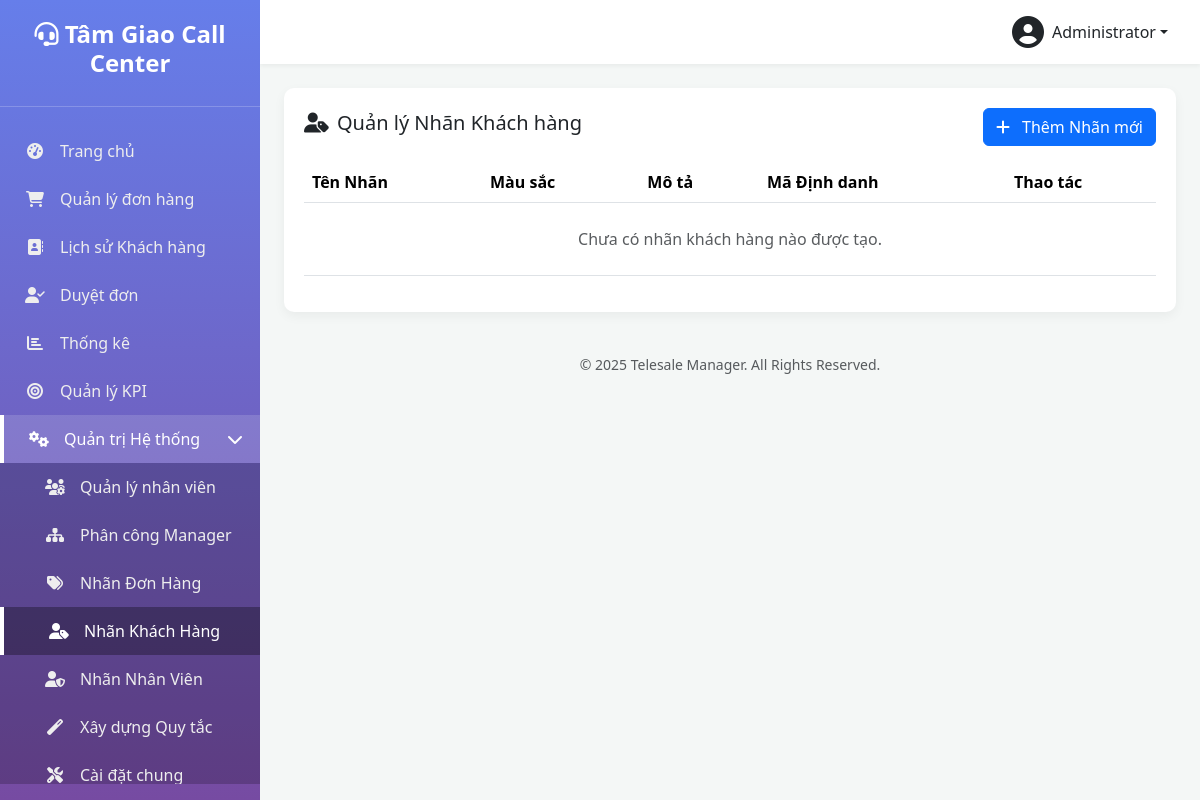
The app's page /manage-customer-labels.php (signed in), older data.
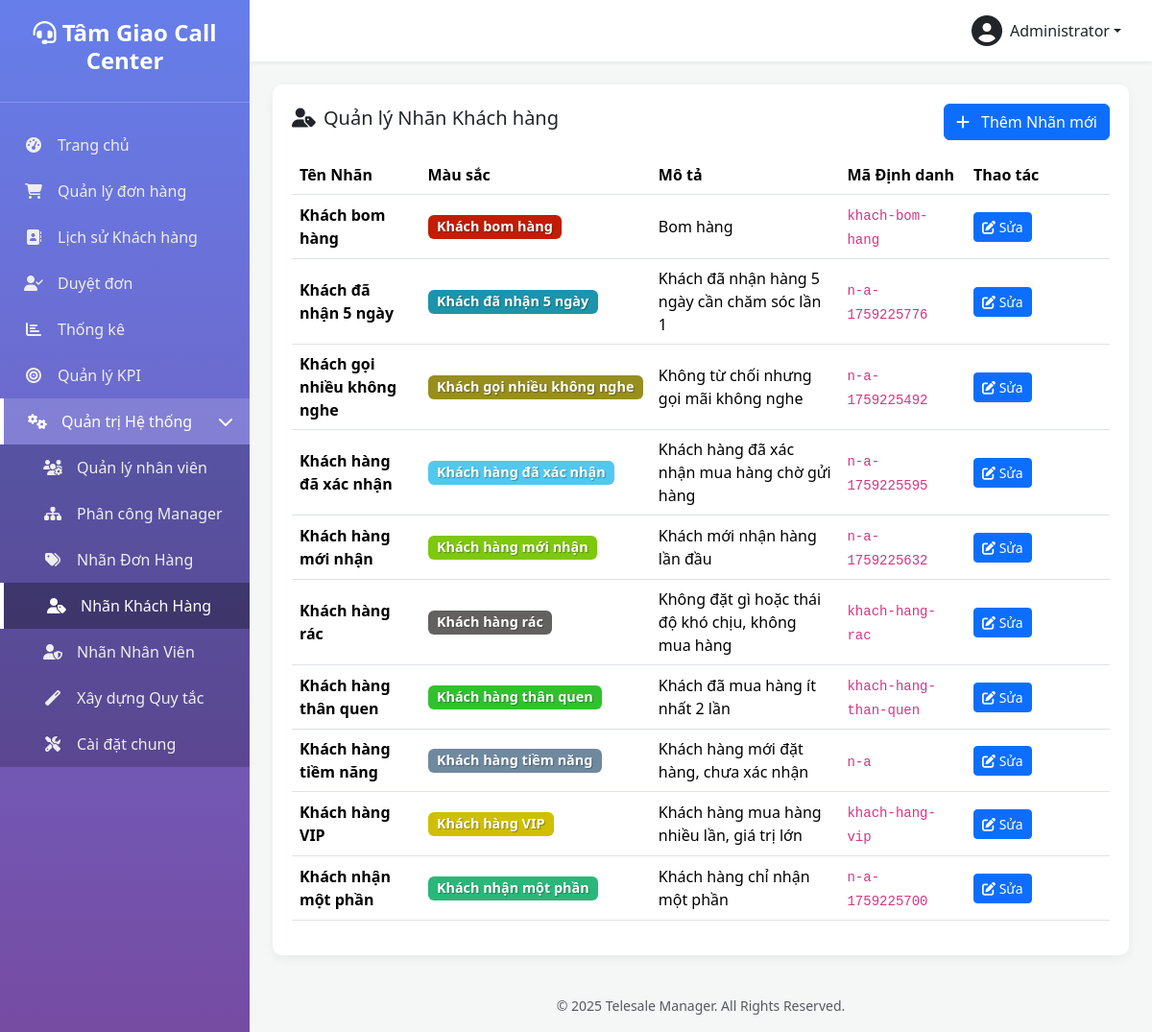
The same page, newer data.
### tables this page shows
CREATE TABLE `settings` (
  `setting_key` varchar(100) NOT NULL,
  `setting_value` text DEFAULT NULL
);

CREATE TABLE `users` (
  `id` int(10) UNSIGNED NOT NULL,
  `username` varchar(50) NOT NULL COMMENT 'Tên đăng nhập',
  `password` varchar(255) NOT NULL,
  `full_name` varchar(100) NOT NULL COMMENT 'Họ và tên',
  `email` varchar(100) DEFAULT NULL COMMENT 'Email',
  `phone` varchar(20) DEFAULT NULL COMMENT 'Số điện thoại',
  `role` enum('admin','manager','telesale') NOT NULL DEFAULT 'telesale' COMMENT 'Vai trò: admin, manager, telesale',
  `status` enum('active','inactive','suspended') NOT NULL DEFAULT 'active' COMMENT 'Trạng thái: active, inactive, suspended (bị treo)',
  `avatar` varchar(255) DEFAULT NULL COMMENT 'Đường dẫn ảnh đại diện',
  `last_login_at` datetime DEFAULT NULL COMMENT 'Lần đăng nhập cuối',
  `last_login_ip` varchar(45) DEFAULT NULL COMMENT 'IP đăng nhập cuối',
  `created_at` datetime DEFAULT current_timestamp(),
  `updated_at` datetime DEFAULT current_timestamp() ON UPDATE current_timestamp()
);

CREATE TABLE `customer_labels` (
  `label_key` varchar(50) NOT NULL,
  `label_name` varchar(100) NOT NULL,
  `color` varchar(20) NOT NULL DEFAULT '#cccccc',
  `description` text DEFAULT NULL
);

### functions.php (called while the page is built, shortened)
<?php
function get_db_connection() {
    static $pdo = null;
    if ($pdo === null) {
        try {
            $dsn = "mysql:host=" . DB_HOST . ";dbname=" . DB_NAME . ";charset=" . DB_CHARSET;
            $options = [
                PDO::ATTR_ERRMODE => PDO::ERRMODE_EXCEPTION,
                PDO::ATTR_DEFAULT_FETCH_MODE => PDO::FETCH_ASSOC,
                PDO::ATTR_EMULATE_PREPARES => false,
            ];
            $pdo = new PDO($dsn, DB_USER, DB_PASS, $options);
        } catch (PDOException $e) {
            die('Database connection failed: ' . $e->getMessage());
        }
    }
    return $pdo;
}
function db_query($sql, $params = []) {
    $pdo = get_db_connection();
    $stmt = $pdo->prepare($sql);
    $stmt->execute($params);
    return $stmt;
}
function db_get_row($sql, $params = []) {
    $stmt = db_query($sql, $params);
    return $stmt->fetch(PDO::FETCH_ASSOC);
}
function db_get_results($sql, $params = []) {
    $stmt = db_query($sql, $params);
    return $stmt->fetchAll(PDO::FETCH_ASSOC);
}
function db_get_var($sql, $params = []) {
    $stmt = db_query($sql, $params);
    return $stmt->fetchColumn();
}
function is_logged_in() {
    return isset($_SESSION['user_id']) && !empty($_SESSION['user_id']);
}
function get_logged_user() {
    static $cached_user = null;
    if ($cached_user === null) {
        $cached_user = db_get_row(
            "SELECT * FROM users WHERE id = ? AND status = 'active'",
            [$_SESSION['user_id']]
        );
    }
    return $cached_user;
}
function is_admin() {
    $user = get_logged_user();
    return $user && is_array($user) && isset($user['role']) && $user['role'] === 'admin';
}
function require_admin() {
    if (!is_admin()) {
        redirect('dashboard.php?error=access_denied');
        exit;
    }
}
function get_setting($key, $default = null) {
    $value = db_get_var("SELECT setting_value FROM settings WHERE setting_key = ?", [$key]);
    return $value !== false && $value !== null ? $value : $default;
}

### manage-customer-labels.php (the view, shortened to what this page needs)
<?php
require_once 'functions.php';
require_admin();
$labels = db_get_results("SELECT * FROM customer_labels ORDER BY label_name ASC");
include 'includes/header.php';
?>
<div class="table-card">
    <div class="d-flex justify-content-between align-items-center mb-3">
        <h5><i class="fas fa-user-tag me-2"></i>Quản lý Nhãn Khách hàng</h5>
        <button class="btn btn-primary" onclick="prepareAddModal()">
            <i class="fas fa-plus me-2"></i> Thêm Nhãn mới
        </button>
    </div>
    <table class="table table-hover align-middle">
        <thead>
            <tr>
                <th>Tên Nhãn</th>
                <th>Màu sắc</th>
                <th>Mô tả</th>
                <th>Mã Định danh</th>
                <th style="width: 150px;">Thao tác</th>
            </tr>
        </thead>
        <tbody>
            <?php if (empty($labels)): ?>
                <tr><td colspan="5" class="text-center text-muted py-4">Chưa có nhãn khách hàng nào được tạo.</td></tr>
            <?php else: ?>
                <?php foreach ($labels as $label): ?>
                <tr>
                    <td><strong><?php echo htmlspecialchars($label['label_name']); ?></strong></td>
                    <td>
                        <span class="badge" style="background-color: <?php echo htmlspecialchars($label['color']); ?>; color: #fff; text-shadow: 1px 1px 1px rgba(0,0,0,0.3); font-size: 0.9em;">
                            <?php echo htmlspecialchars($label['label_name']); ?>
                        </span>
                    </td>
                    <td><?php echo htmlspecialchars($label['description']); ?></td>
                    <td><code><?php echo htmlspecialchars($label['label_key']); ?></code></td>
                    <td>
                        <button class="btn btn-sm btn-primary"
                                onclick="prepareEditModal(
                                    '<?php echo htmlspecialchars($label['label_key'], ENT_QUOTES); ?>',
                                    '<?php echo htmlspecialchars($label['label_name'], ENT_QUOTES); ?>',
                                    '<?php echo htmlspecialchars($label['color'], ENT_QUOTES); ?>',
                                    '<?php echo htmlspecialchars($label['description'], ENT_QUOTES); ?>'
                                )">
                            <i class="fas fa-edit"></i> Sửa
                        </button>
                        </td>
                </tr>
                <?php endforeach; ?>
            <?php endif; ?>
        </tbody>
    </table>
</div>
<?php include 'includes/footer.php'; ?>

### includes/header.php (shortened to what this page needs)
<?php
$current_user = get_logged_user();
$current_page = basename($_SERVER['PHP_SELF']);
$system_pages = [
    'users.php',
    'manager-assignments.php',
    'manage-order-statuses.php',
    'manage-customer-labels.php',
    'manage-user-labels.php',
    'manage-rules.php',
    'edit-rule.php',
    'settings.php',
];
$is_system_page_active = in_array($current_page, $system_pages);
?>
<!DOCTYPE html>
<html lang="vi">
<head>
    <link href="https://cdn.jsdelivr.net/npm/bootstrap@5.3.2/dist/css/bootstrap.min.css" rel="stylesheet">
    <link rel="stylesheet" href="https://cdnjs.cloudflare.com/ajax/libs/font-awesome/6.4.2/css/all.min.css">
</head>
<body>
    <div class="wrapper">
        <nav class="sidebar">
            <div class="sidebar-header">
                <h3><i class="fas fa-headset"></i> <?php echo get_setting('site_name', SITE_NAME); ?></h3>
            </div>
            <ul class="sidebar-nav">
                <li class="<?php echo ($current_page == 'dashboard.php') ? 'active' : ''; ?>">
                    <a href="dashboard.php"><i class="fas fa-tachometer-alt nav-icon"></i> Trang chủ</a>
                </li>
                <li class="<?php echo ($current_page == 'orders.php' || $current_page == 'order-detail.php') ? 'active' : ''; ?>">
                    <a href="orders.php"><i class="fas fa-shopping-cart nav-icon"></i> Quản lý đơn hàng</a>
                </li>
                <?php if (is_admin() || is_manager()): ?>
                <li class="<?php echo ($current_page == 'customer-history.php') ? 'active' : ''; ?>">
                    <a href="customer-history.php"><i class="fas fa-address-book nav-icon"></i> Lịch sử Khách hàng</a>
                </li>
                <li class="<?php echo ($current_page == 'pending-orders.php') ? 'active' : ''; ?>">
                    <a href="pending-orders.php">
                        <i class="fas fa-user-check nav-icon"></i> Duyệt đơn
                    </a>
                </li>
                <li class="<?php echo ($current_page == 'statistics.php') ? 'active' : ''; ?>">
                    <a href="statistics.php"><i class="fas fa-chart-bar nav-icon"></i> Thống kê</a>
                </li>
                <?php endif; ?>
                <?php if (is_admin() || is_manager()): ?>
                    <li class="<?php echo ($current_page == 'kpi.php') ? 'active' : ''; ?>">
                        <a href="kpi.php">
                            <i class="fas fa-bullseye nav-icon"></i>
                            <?php echo is_admin() ? 'Quản lý KPI' : 'Xem KPI'; ?>
                        </a>
                    </li>
                <?php endif; ?>
                <?php if (is_admin() || is_manager()): ?>
                <li class="<?php echo $is_system_page_active ? 'active' : ''; ?>">
                    <a href="#systemSettings" data-bs-toggle="collapse" aria-expanded="<?php echo $is_system_page_active ? 'true' : 'false'; ?>">
                        <i class="fas fa-cogs nav-icon"></i>
                        Quản trị Hệ thống
                        <i class="fas fa-chevron-right arrow"></i>
                    </a>
                    <ul class="collapse submenu <?php echo $is_system_page_active ? 'show' : ''; ?>" id="systemSettings">
                        <li class="<?php echo ($current_page == 'users.php') ? 'active' : ''; ?>">
                            <a href="users.php">
                                <i class="fas fa-users-cog nav-icon"></i>
                                <?php echo is_admin() ? 'Quản lý nhân viên' : 'Xem nhân viên'; ?>
                            </a>
                        </li>
                        <?php if (is_admin()):  ?>
                        <li class="<?php echo ($current_page == 'manager-assignments.php') ? 'active' : ''; ?>">
                            <a href="manager-assignments.php"><i class="fas fa-sitemap nav-icon"></i> Phân công Manager</a>
                        </li>
                        <li class="<?php echo ($current_page == 'manage-order-statuses.php') ? 'active' : ''; ?>">
							<a href="manage-order-statuses.php"><i class="fas fa-tags nav-icon"></i> Nhãn Đơn Hàng</a>
						</li>
						<li class="<?php echo ($current_page == 'manage-customer-labels.php') ? 'active' : ''; ?>">
							<a href="manage-customer-labels.php"><i class="fas fa-user-tag nav-icon"></i> Nhãn Khách Hàng</a>
						</li>
						<li class="<?php echo ($current_page == 'manage-user-labels.php') ? 'active' : ''; ?>">
							<a href="manage-user-labels.php"><i class="fas fa-user-shield nav-icon"></i> Nhãn Nhân Viên</a>
						</li>
						<li class="<?php echo ($current_page == 'manage-rules.php' || $current_page == 'edit-rule.php') ? 'active' : ''; ?>">
							<a href="manage-rules.php"><i class="fas fa-magic nav-icon"></i> Xây dựng Quy tắc</a>
						</li>
                         <li class="<?php echo ($current_page == 'settings.php') ? 'active' : ''; ?>">
                            <a href="settings.php"><i class="fas fa-tools nav-icon"></i> Cài đặt chung</a>
                        </li>
                        <?php endif; ?>
                    </ul>
                </li>
                <?php endif; ?>
            </ul>
        </nav>
        <div class="main-content">
            <header class="top-navbar d-flex justify-content-end align-items-center">
                <div class="dropdown">
                    <a href="#" class="d-flex align-items-center text-dark text-decoration-none dropdown-toggle" id="dropdownUser" data-bs-toggle="dropdown" aria-expanded="false">
                        <i class="fas fa-user-circle fa-2x me-2"></i>
                        <span><?php echo htmlspecialchars($current_user['full_name']); ?></span>
                    </a>
                </div>
            </header>
            <main class="p-4">

### includes/footer.php (shortened to what this page needs)
</main> <footer class="text-center p-3 text-muted">
                <small>&copy; <?php echo date('Y'); ?> <?php echo SITE_NAME; ?>. All Rights Reserved.</small>
            </footer>
        </div> </div> <div class="position-fixed bottom-0 end-0 p-3" style="z-index: 1100">
    </div>
</body>
</html>

### includes/header.php (style rules this page uses)
:root { --sidebar-width: 260px; --primary-color: #667eea; --secondary-color: #764ba2; }
body { background-color: #f4f7f6; }
.wrapper { display: flex; min-height: 100vh; }
.sidebar { width: var(--sidebar-width); background: linear-gradient(180deg, var(--primary-color) 0%, var(--secondary-color) 100%); color: #fff; position: fixed; height: 100%; display: flex; flex-direction: column; }
.sidebar-header { padding: 20px; text-align: center; border-bottom: 1px solid rgba(255,255,255,0.2); flex-shrink: 0; }
.sidebar-header h3 { font-size: 1.5rem; font-weight: 700; }
.sidebar-nav { list-style: none; padding: 20px 0; flex-grow: 1; overflow-y: auto; }
.sidebar-nav a { display: flex; align-items: center; padding: 12px 20px; color: #eee; text-decoration: none; transition: all 0.2s; }
.sidebar-nav a:hover, .sidebar-nav li.active > a { background-color: rgba(255,255,255,0.15); color: #fff; }
.sidebar-nav li.active > a { border-left: 4px solid #fff; }
.sidebar-nav a i.nav-icon { width: 30px; text-align: center; margin-right: 10px; }
.sidebar-nav .submenu { list-style: none; padding-left: 0; background-color: rgba(0,0,0,0.2); }
.sidebar-nav .submenu a { padding-left: 40px; }
.sidebar-nav .submenu a:hover, .sidebar-nav .submenu li.active > a { background-color: rgba(0,0,0,0.3); }
.sidebar-nav a .arrow { margin-left: auto; transition: transform 0.3s; }
.sidebar-nav a[aria-expanded="true"] .arrow { transform: rotate(90deg); }
.main-content { margin-left: var(--sidebar-width); width: calc(100% - var(--sidebar-width)); }
.top-navbar { background-color: #fff; box-shadow: 0 2px 4px rgba(0,0,0,0.05); padding: 1rem 2rem; }
.table-card, .stat-card { background-color: #fff; border-radius: 10px; padding: 20px; box-shadow: 0 4px 12px rgba(0,0,0,0.05); }

Row changes from the older to the newer data that the page shows:
added customer_labels: label_name "Khách bom hàng", description "Bom hàng", label_key "khach-bom-hang"
added customer_labels: label_name "Khách đã nhận 5 ngày", description "Khách đã nhận hàng 5 ngày cần chăm sóc lần 1", label_key "n-a-1759225776"
added customer_labels: label_name "Khách gọi nhiều không nghe", description "Không từ chối nhưng gọi mãi không nghe", label_key "n-a-1759225492"
added customer_labels: label_name "Khách hàng đã xác nhận", description "Khách hàng đã xác nhận mua hàng chờ gửi hàng", label_key "n-a-1759225595"
added customer_labels: label_name "Khách hàng mới nhận", description "Khách mới nhận hàng lần đầu", label_key "n-a-1759225632"
added customer_labels: label_name "Khách hàng rác", description "Không đặt gì hoặc thái độ khó chịu, không mua hàng", label_key "khach-hang-rac"
added customer_labels: label_name "Khách hàng thân quen", description "Khách đã mua hàng ít nhất 2 lần", label_key "khach-hang-than-quen"
added customer_labels: label_name "Khách hàng tiềm năng", description "Khách hàng mới đặt hàng, chưa xác nhận", label_key "n-a"
added customer_labels: label_name "Khách hàng VIP", description "Khách hàng mua hàng nhiều lần, giá trị lớn", label_key "khach-hang-vip"
added customer_labels: label_name "Khách nhận một phần", description "Khách hàng chỉ nhận một phần", label_key "n-a-1759225700"
Text that changed along with them:
text no longer shown: "Chưa có nhãn khách hàng nào được tạo."
